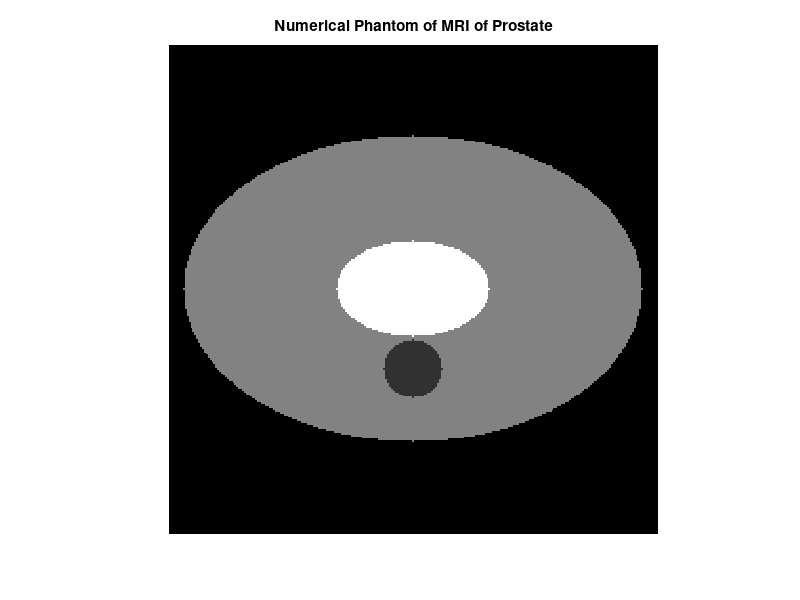
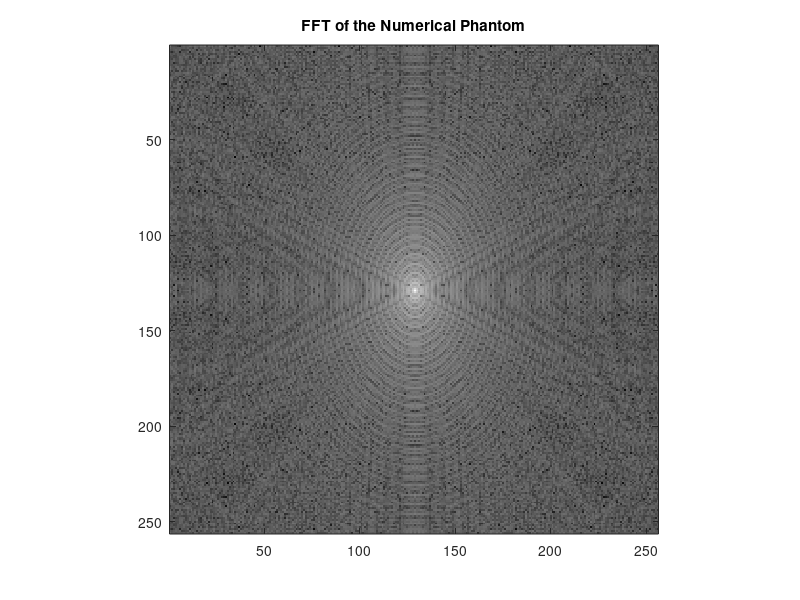
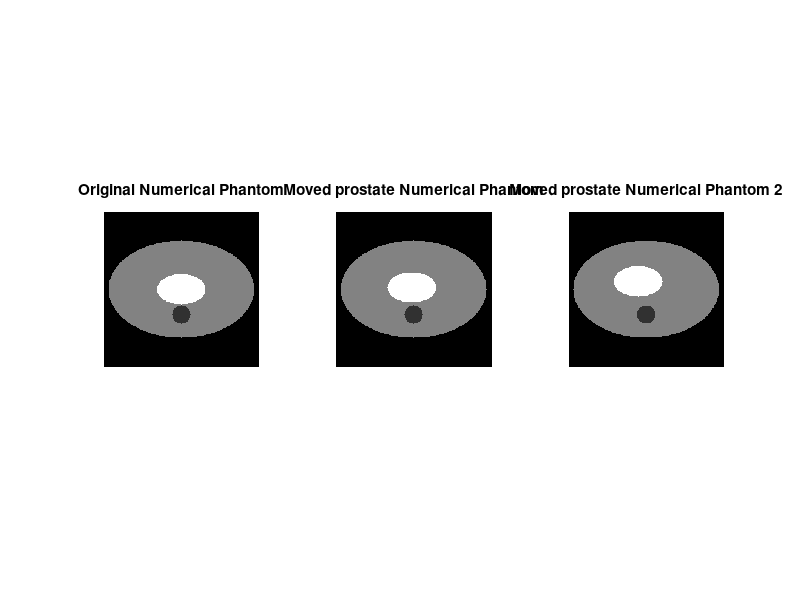
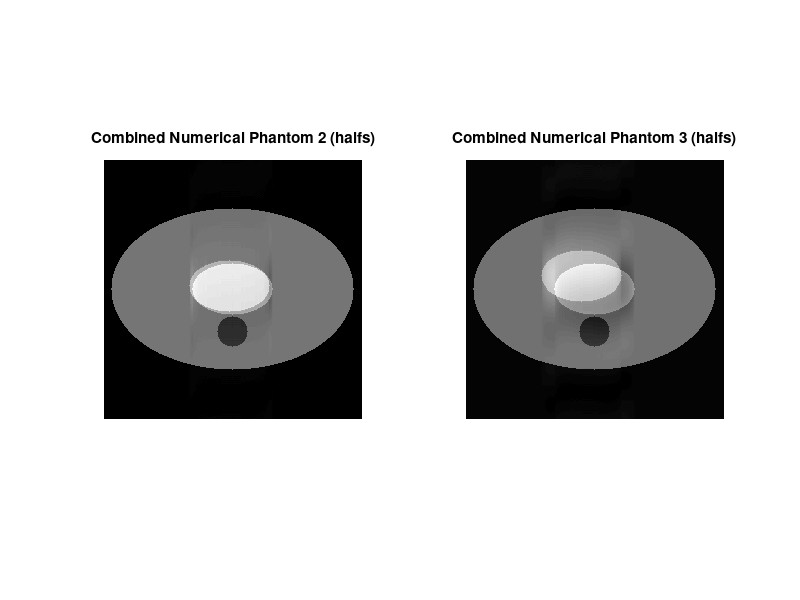

Recreate these plots in MATLAB, in order. (Note: this script raises an error after producing the figures.)
clc;
clear all;
close all;

%% Numerical Phantom creation
% Define parameters
image_size = [256, 256]; % Image size
body_center = [128, 128]; % Center of the body contour ellipse
body_axis_lengths = [80, 120]; % Major and minor axis lengths of the body contour ellipse
prostate_center = [128, 128]; % Center of the prostate
prostate_axis_lengths = [40, 25]; % Major and minor axis lengths of the prostate ellipse
rectum_center = [128, 170]; % Center of the rectum circle
rectum_radius = 15; % Radius of the rectum circle
prostate_intensity = 200; % Intensity of the prostate region
body_intensity = 150; % Intensity of the body contour
rectum_intensity = 120; % Intensity of the rectum region
background_intensity = 100; % Intensity of the background

% Create grid
[X, Y] = meshgrid(1:image_size(2), 1:image_size(1));

% Generate ellipse representing body contour
body_mask = ((Y - body_center(1)) / body_axis_lengths(1)).^2 + ...
    ((X - body_center(2)) / body_axis_lengths(2)).^2 <= 1;

% Generate ellipse representing prostate
prostate_mask = ((X - prostate_center(1)) / prostate_axis_lengths(1)).^2 + ...
    ((Y - prostate_center(2)) / prostate_axis_lengths(2)).^2 <= 1;

% Generate circle representing rectum
[x_circle, y_circle] = meshgrid(1:image_size(2), 1:image_size(1));
rectum_mask = (x_circle - rectum_center(1)).^2 + (y_circle - rectum_center(2)).^2 <= rectum_radius^2;

% Create numerical phantom
numerical_phantom = background_intensity * ones(image_size);
numerical_phantom(body_mask) = body_intensity;
numerical_phantom(prostate_mask) = prostate_intensity;
numerical_phantom(rectum_mask) = rectum_intensity;

% Displaying numerical phantom image
figure;
imshow(numerical_phantom, []);
title('Numerical Phantom of MRI of Prostate');

% Computing FFT of the numerical phantom
numerical_phantom_fft = fftshift(fft2(ifftshift(numerical_phantom)));

% Displaying FFT
figure;
imagesc(log(abs(numerical_phantom_fft) + 1));
colormap('gray');
axis square;
title('FFT of the Numerical Phantom');

%% Generating motion to numerical phantom
prostate_center2 = [125, 125]; % Center of the prostate
prostate_center3 = [115, 115];

% Generate ellipse representing prostate
prostate_mask2 = ((X - prostate_center2(1)) / prostate_axis_lengths(1)).^2 + ...
    ((Y - prostate_center2(2)) / prostate_axis_lengths(2)).^2 <= 1;
numerical_phantom2 = background_intensity * ones(image_size);
prostate_mask3 = ((X - prostate_center3(1)) / prostate_axis_lengths(1)).^2 + ...
    ((Y - prostate_center3(2)) / prostate_axis_lengths(2)).^2 <= 1;
numerical_phantom3 = background_intensity * ones(image_size);


%Creating motion numerical phantom
numerical_phantom2(body_mask) = body_intensity;
numerical_phantom2(prostate_mask2) = prostate_intensity;
numerical_phantom2(rectum_mask) = rectum_intensity;
numerical_phantom3(body_mask) = body_intensity;
numerical_phantom3(prostate_mask3) = prostate_intensity;
numerical_phantom3(rectum_mask) = rectum_intensity;

% Computing FFT of the numerical phantom
numerical_phantom_fft2 = fftshift(fft2(ifftshift(numerical_phantom2)));
numerical_phantom_fft3 = fftshift(fft2(ifftshift(numerical_phantom3)));

% Displaying numerical phantom image
figure;
% Display numerical_phantom and numerical_phantom2 on the same figure
subplot(1, 3, 1);
imshow(numerical_phantom, []);
title('Original Numerical Phantom');
subplot(1, 3, 2);
imshow(numerical_phantom2, []);
title('Moved prostate Numerical Phantom');
subplot(1, 3, 3);
imshow(numerical_phantom3, []);
title('Moved prostate Numerical Phantom 2');


%Taking half of one image and half of the other
combined_image_fft2 = zeros(size(numerical_phantom_fft));% Initialize a new image to store the combined image
combined_image_fft3 = zeros(size(numerical_phantom_fft));% Initialize a new image to store the combined image
for row = 1:size(numerical_phantom_fft, 1)
    % Copy rows from numerical_phantom for the upper half
    if row <= 125
        combined_image_fft2(row, :) = numerical_phantom_fft(row, :);
        combined_image_fft3(row, :) = numerical_phantom_fft(row, :);
    % Copy rows from numerical_phantom2 for the lower half
    else
        combined_image_fft2(row, :) = numerical_phantom_fft2(row, :);
        combined_image_fft3(row, :) = numerical_phantom_fft3(row, :);
    end
end
combined_image2 = fftshift(ifft2(ifftshift(combined_image_fft2)));
combined_image3 = fftshift(ifft2(ifftshift(combined_image_fft3)));

% Display the combined images
figure;
subplot(1, 2, 1);
imshow(abs(combined_image2), []);
title('Combined Numerical Phantom 2 (halfs)');
subplot(1, 2, 2);
imshow(abs(combined_image3), []);
title('Combined Numerical Phantom 3 (halfs)');

%% Creating additional motion numerical phantoms
% Loop increasing the displacement and plot

I = mat2gray(numerical_phantom,[0,256]);
Ge = entropy(I);
phi_x=[];
[X, Y] = meshgrid(1:image_size(2), 1:image_size(1));

for index_i=0:15
    
    prostate_centeri = [128-index_i, 128-index_i];
    prostate_maski = ((X - prostate_centeri(1)) / prostate_axis_lengths(1)).^2 + ...
    ((Y - prostate_centeri(2)) / prostate_axis_lengths(2)).^2 <= 1;
    numerical_phantom_i = background_intensity * ones(image_size);
    %Creating motion numerical phantom
    numerical_phantom_i(body_mask) = body_intensity;
    numerical_phantom_i(prostate_maski) = prostate_intensity;
    numerical_phantom_i(rectum_mask) = rectum_intensity;
    % Computing FFT of the numerical phantom
    numerical_phantom_fft_i = fftshift(fft2(ifftshift(numerical_phantom_i)));

    %Taking half of one image and half of the other
    combined_image_fft_i = zeros(size(numerical_phantom_fft));% Initialize a new image to store the combined image
    for row = 1:size(numerical_phantom_fft, 1)
        % Copy rows from numerical_phantom for the upper half
        if row <= 125
            combined_image_fft_i(row, :) = numerical_phantom_fft(row, :);
        % Copy rows from numerical_phantom2 for the lower half
        else
            combined_image_fft_i(row, :) = numerical_phantom_fft_i(row, :);
        end
    end
    combined_image_i = fftshift(ifft2(ifftshift(combined_image_fft_i)));
    
    % Gradient Entropy (normalised)
    I_i = mat2gray(abs(combined_image_i),[0,256]);
    Ge_i = entropy(I_i);
    phi_x(index_i+1) = Ge_i;

end
figure;
imshow(combined_image_i, []);

%Plotting the graph for variable displacement
pixel_displacement=0:15;
figure
plot(pixel_displacement,phi_x)
title('Entropy as a function of prostate displacement', 'FontSize', 20)
xlabel('Displacement of the prostate (in pixels)', 'FontSize', 18)
ylabel('Entropy quality metric', 'FontSize', 18)
set(gca, 'FontSize', 16);   

%% Loop for fixed x different rows

phi_fixedx=[];
for index_row=1:255
    for row = 1:size(numerical_phantom_fft, 1)
        % Copy rows from numerical_phantom for the upper half
        if row <= index_row
            combined_image_fft_fixedx(row, :) = numerical_phantom_fft(row, :);
        % Copy rows from numerical_phantom2 for the lower half
        else
            combined_image_fft_fixedx(row, :) = numerical_phantom_fft2(row, :);
        end
    end
    combined_image_fixedx = fftshift(ifft2(ifftshift(combined_image_fft_fixedx)));
    
    % Gradient Entropy, normalised?
    I_fixedx = mat2gray(abs(combined_image_fixedx),[0,256]);
    Ge_fixedx = entropy(I_fixedx);
    phi_fixedx(index_row) = Ge_fixedx;
end
%Plotting the graph for variable displacement
row_number=1:255;
figure
plot(row_number,phi_fixedx)
title('Entropy as a function of row number in which images were combined')
xlabel('Row number')
ylabel('Entropy quality metric')

%% Applying evaluation of motion metrics

% Gradient
I = mat2gray(numerical_phantom,[0,256]);
[Gx,Gy] = imgradientxy(I,'central');
f1=sum(abs(Gy),'all');% divide to normalise by mean pixel value
I2 = mat2gray(real(combined_image2),[0,256]);%Add max and min possible for that image? [amin amax]
[Gx2,Gy2] = imgradientxy(I2,'central');
f1_2=sum(abs(Gy2),'all');% divide to normalise by mean(real(combined_image2),'all') ?
I3 = mat2gray(real(combined_image3),[0,256]);
[Gx3,Gy3] = imgradientxy(I3,'central');
f1_3=sum(abs(Gy3),'all');% divide to normalise by mean pixel value
f1_grad_images=[f1; f1_2; f1_3];


%Trying gradient of K-space calculation
IK = mat2gray(real(numerical_phantom_fft),[0,256]);
[Gxk,Gyk] = imgradientxy(IK,'central');
f1_fft=sum(abs(Gyk),'all')/mean(real(numerical_phantom_fft),'all');
IK2 = mat2gray(real(combined_image_fft2),[0,256]);
[Gxk2,Gyk2] = imgradientxy(IK2,'central');
f1_fft2=sum(abs(Gyk2),'all')/mean(real(combined_image_fft2),'all');
IK3 = mat2gray(real(combined_image_fft3),[0,256]);
[Gxk3,Gyk3] = imgradientxy(IK3,'central');
f1_fft3=sum(abs(Gyk3),'all')/mean(real(combined_image_fft3),'all');
f1_grad_kspace=[f1_fft; f1_fft2; f1_fft3];


% Display the gradient magnitude image
figure;
subplot(1,3,1)
imshow(Gy);
title('Gradient of Numerical Phantom no motion');
subplot(1,3,2)
imshow(Gy2);
title('Gradient of Numerical Phantom 2');
subplot(1,3,3)
imshow(Gy3);
title('Gradient of Numerical Phantom 3');

% Entropy
[h, binLocations]=imhist(I);
h(h==0) = []; %remove zero entries
h = h ./ numel(I); %normalising h
e=-sum(h.*log(h));

[h2, binLocations2]=imhist(I2);
h2(h2==0) = [];%remove zero entries
h2 = h2 ./ numel(I2);%normalising h
e2=-sum(h2.*log(h2));

[h3, binLocations3]=imhist(I3);
h3(h3==0) = [];%remove zero entries
h3 = h3 ./ numel(I3);%normalising h
e3=-sum(h3.*log(h3));
Entropy_phantom=[e; e2; e3];

% Entropy 2 (normalised)
Ge = entropy(I);
Ge2 = entropy(I2);
Ge3 = entropy(I3);
Entropy2_phantom=[Ge; Ge2; Ge3];

%Gradient Entropy
h_e=abs(Gy)./f1;
Grad_entropy=-sumabs(h_e.*log2(abs(h_e)));
h_e2=abs(Gy2)./f1_2;
Grad_entropy2=-sumabs(h_e2.*log2(abs(h_e2)));
h_e3=abs(Gy3)./f1_3;
Grad_entropy3=-sumabs(h_e3.*log2(abs(h_e3)));
Grad_Entropy_phantom=[Grad_entropy; Grad_entropy2; Grad_entropy3];

%plotting it
figure
subplot(1,3,1)
imshow(h_e.*log2(abs(h_e)),[])
title('No motion')
subplot(1,3,2)
imshow(h_e2.*log2(abs(h_e2)),[])
title('Some motion')
subplot(1,3,3)
imshow(h_e3.*log2(abs(h_e3)),[])
title('More motion')

%hmax(max(h_e2.*log2(abs(h_e2))))
B = imresize(mat2gray(h_e2.*log2(abs(h_e2))),[8 8]);
figure
imshow(B,[],InitialMagnification='fit')%make it bigger in display

%% Calculate the normalised gradient squared (R13)
F13_0=sum((abs(Gy)./sum(abs(Gy),'all')).^2,'all');
F13_2=sum((abs(Gy2)./sum(abs(Gy2),'all')).^2,'all');
F13_3=sum((abs(Gy3)./sum(abs(Gy3),'all')).^2,'all');
Norm_Grad_squared=[F13_0; F13_2; F13_3];

% Laplacian 1
Laplace=[-1 -2 -1; -2 12 -2; -1 -2 -1];
k1_I=sumabs(conv2(I, Laplace, 'same'));
k1_I2=sumabs(conv2(I2, Laplace, 'same'));
k1_I3=sumabs(conv2(I3, Laplace, 'same'));
Laplacian1=[k1_I;k1_I2;k1_I3];

% Laplacian 2
Laplace2=[0 1 0; 1 -4 1; 0 1 0];
k2_I=sumabs(conv2(I, Laplace2, 'same'));
k2_I2=sumabs(conv2(I2, Laplace2, 'same'));
k2_I3=sumabs(conv2(I3, Laplace2, 'same'));
Laplacian2=[k2_I;k2_I2;k2_I3];

% Autocorrelation 1
for AC_index=1:256
    for AC_indexj=1:256
        if AC_indexj+2<256%How should I handel edge cases?
            Plus1(AC_index,AC_indexj)=I(AC_index,AC_indexj)*I(AC_index,AC_indexj+1);
            Plus1_2(AC_index,AC_indexj)=I2(AC_index,AC_indexj)*I2(AC_index,AC_indexj+1);
            Plus1_3(AC_index,AC_indexj)=I3(AC_index,AC_indexj)*I3(AC_index,AC_indexj+1);
        end
        if AC_indexj+2<256
            Plus2(AC_index,AC_indexj)=I(AC_index,AC_indexj)*I(AC_index,AC_indexj+2);
            Plus2_2(AC_index,AC_indexj)=I2(AC_index,AC_indexj)*I2(AC_index,AC_indexj+2);
            Plus2_3(AC_index,AC_indexj)=I3(AC_index,AC_indexj)*I3(AC_index,AC_indexj+2);
        end
    end    
end
Auto_correct_1=sum(I.^2,'all')-sum(Plus1,'all');
Auto_correct_1_2=sum(I2.^2,'all')-sum(Plus1_2,'all');
Auto_correct_1_3=sum(I3.^2,'all')-sum(Plus1_3,'all');
Auto_Correlation_1=[Auto_correct_1;Auto_correct_1_2;Auto_correct_1_3];

% Autocorrelation 2
Auto_correct_2=sum(Plus1,'all')-sum(Plus2,'all');
Auto_correct_2_2=sum(Plus1_2,'all')-sum(Plus2_2,'all');
Auto_correct_2_3=sum(Plus1_2,'all')-sum(Plus2_3,'all');
Auto_Correlation_2=[Auto_correct_2;Auto_correct_2_2;Auto_correct_2_3];

%Cube of Normalised intensities
CNI=sum((I./sum(I,'all'))^3,'all')
CNI_2=sum((I2./sum(I2,'all'))^3,'all')
CNI_3=sum((I3./sum(I3,'all'))^3,'all')
Cube_norm_intensities=[CNI;CNI_2;CNI_3]

%Sum of squares Entropy normalisation (David's paper)
B_max=sqrt(sum(I.^2,'all'))
Entropy_SSnorm=-sum((I./B_max)*log(I./B_max),'all')
B_max2=sqrt(sum(I2.^2,'all'))
Entropy_SSnorm2=-sum((I2./B_max2)*log(I2./B_max2),'all')
B_max3=sqrt(sum(I3.^2,'all'))
Entropy_SSnorm3=-sum((I3./B_max3)*log(I3./B_max3),'all')
Sum_of_squares_Entropy=[Entropy_SSnorm;Entropy_SSnorm2;Entropy_SSnorm3]

%Creating a table summarising the metrics results
v=[{'No motion'};{'Little Motion'};{'Bigger motion'}];
Tab_metrics = table(v, f1_grad_images, f1_grad_kspace, Entropy_phantom, Entropy2_phantom, Grad_Entropy_phantom, Norm_Grad_squared,Laplacian1,Laplacian2,Auto_Correlation_1,Auto_Correlation_2,Cube_norm_intensities,Sum_of_squares_Entropy)
writetable(Tab_metrics,'Tablesdata.xlsx','Sheet',1,'Range','D1')


%Calculating the percentages
F1=100*(f1_grad_images-f1_grad_images(1))./f1_grad_images(1);
Entropy=100*(Entropy_phantom-Entropy_phantom(1))./Entropy_phantom(1);
Entropy2=100*(Entropy2_phantom-Entropy2_phantom(1))./Entropy2_phantom(1);
Grad_Entropy=100*(Grad_Entropy_phantom-Grad_Entropy_phantom(1))./Grad_Entropy_phantom(1);
Norm_Grad_sq=abs(100*(Norm_Grad_squared-Norm_Grad_squared(1))./Norm_Grad_squared(1));
Lapl1=100*(Laplacian1-Laplacian1(1))./Laplacian1(1);
Lapl2=100*(Laplacian2-Laplacian2(1))./Laplacian2(1);
AC1=abs(100*(Auto_Correlation_1-Auto_Correlation_1(1))./Auto_Correlation_1(1));
AC2=abs(100*(Auto_Correlation_2-Auto_Correlation_2(1))./Auto_Correlation_2(1));
Cube_norm=100*(Cube_norm_intensities-Cube_norm_intensities(1))./Cube_norm_intensities(1);
SumSquaresEntropy=100*(Sum_of_squares_Entropy-Sum_of_squares_Entropy(1))./Sum_of_squares_Entropy(1);

Tab_metrics2 = table(v, F1, Entropy, Entropy2, Grad_Entropy, Norm_Grad_sq,Lapl1,Lapl2,AC1,AC2,Cube_norm,SumSquaresEntropy)
writetable(Tab_metrics2,'Tablesdata.xlsx','Sheet',2,'Range','D1')

%% Rajski cost function
Rajski_CF=1-I./Ge;
Rajski_CF2=1-I2./Ge2;
Rajski_CF3=1-I3./Ge3;